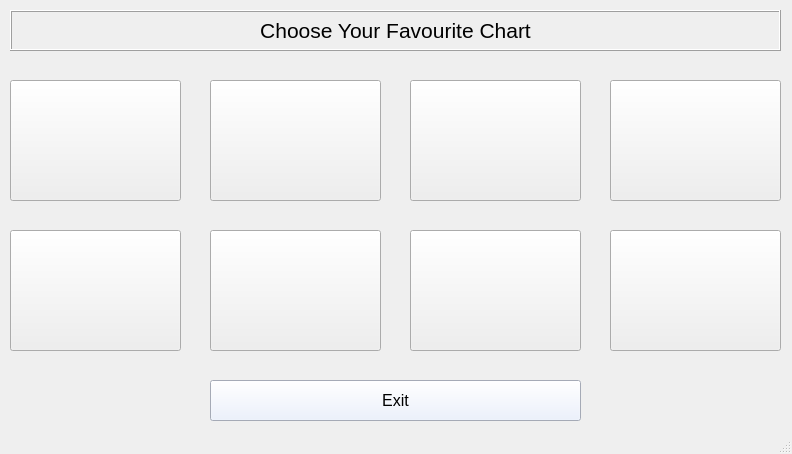
<?xml version="1.0" encoding="UTF-8"?>
<ui version="4.0">
 <class>First_page</class>
 <widget class="QMainWindow" name="First_page">
  <property name="geometry">
   <rect>
    <x>0</x>
    <y>0</y>
    <width>792</width>
    <height>454</height>
   </rect>
  </property>
  <property name="font">
   <font>
    <pointsize>10</pointsize>
   </font>
  </property>
  <property name="windowTitle">
   <string>MainWindow</string>
  </property>
  <widget class="QWidget" name="centralwidget">
   <widget class="QLabel" name="welcome_label">
    <property name="geometry">
     <rect>
      <x>10</x>
      <y>10</y>
      <width>771</width>
      <height>41</height>
     </rect>
    </property>
    <property name="font">
     <font>
      <pointsize>16</pointsize>
     </font>
    </property>
    <property name="frameShape">
     <enum>QFrame::Box</enum>
    </property>
    <property name="frameShadow">
     <enum>QFrame::Raised</enum>
    </property>
    <property name="text">
     <string>Choose Your Favourite Chart</string>
    </property>
    <property name="alignment">
     <set>Qt::AlignCenter</set>
    </property>
   </widget>
   <widget class="QPushButton" name="line_button">
    <property name="geometry">
     <rect>
      <x>10</x>
      <y>80</y>
      <width>171</width>
      <height>121</height>
     </rect>
    </property>
    <property name="text">
     <string/>
    </property>
    <property name="icon">
     <iconset>
      <normaloff>line_1.jpg</normaloff>line_1.jpg</iconset>
    </property>
    <property name="iconSize">
     <size>
      <width>150</width>
      <height>150</height>
     </size>
    </property>
   </widget>
   <widget class="QPushButton" name="exit_button">
    <property name="geometry">
     <rect>
      <x>210</x>
      <y>380</y>
      <width>371</width>
      <height>41</height>
     </rect>
    </property>
    <property name="font">
     <font>
      <pointsize>12</pointsize>
     </font>
    </property>
    <property name="styleSheet">
     <string notr="true">background-color: rgb(231, 238, 255);</string>
    </property>
    <property name="text">
     <string>Exit</string>
    </property>
   </widget>
   <widget class="QPushButton" name="subplot_button">
    <property name="geometry">
     <rect>
      <x>210</x>
      <y>80</y>
      <width>171</width>
      <height>121</height>
     </rect>
    </property>
    <property name="text">
     <string/>
    </property>
    <property name="icon">
     <iconset>
      <normaloff>subplot.jpg</normaloff>subplot.jpg</iconset>
    </property>
    <property name="iconSize">
     <size>
      <width>150</width>
      <height>150</height>
     </size>
    </property>
   </widget>
   <widget class="QPushButton" name="bar_button">
    <property name="geometry">
     <rect>
      <x>610</x>
      <y>80</y>
      <width>171</width>
      <height>121</height>
     </rect>
    </property>
    <property name="text">
     <string/>
    </property>
    <property name="icon">
     <iconset>
      <normaloff>bar_1.jpg</normaloff>bar_1.jpg</iconset>
    </property>
    <property name="iconSize">
     <size>
      <width>150</width>
      <height>150</height>
     </size>
    </property>
   </widget>
   <widget class="QPushButton" name="scatter_button">
    <property name="geometry">
     <rect>
      <x>610</x>
      <y>230</y>
      <width>171</width>
      <height>121</height>
     </rect>
    </property>
    <property name="text">
     <string/>
    </property>
    <property name="icon">
     <iconset>
      <normaloff>scatter_1.jpg</normaloff>scatter_1.jpg</iconset>
    </property>
    <property name="iconSize">
     <size>
      <width>145</width>
      <height>145</height>
     </size>
    </property>
   </widget>
   <widget class="QPushButton" name="hist_button">
    <property name="geometry">
     <rect>
      <x>410</x>
      <y>230</y>
      <width>171</width>
      <height>121</height>
     </rect>
    </property>
    <property name="text">
     <string/>
    </property>
    <property name="icon">
     <iconset>
      <normaloff>hist.jpg</normaloff>hist.jpg</iconset>
    </property>
    <property name="iconSize">
     <size>
      <width>160</width>
      <height>160</height>
     </size>
    </property>
   </widget>
   <widget class="QPushButton" name="barh_button">
    <property name="geometry">
     <rect>
      <x>410</x>
      <y>80</y>
      <width>171</width>
      <height>121</height>
     </rect>
    </property>
    <property name="text">
     <string/>
    </property>
    <property name="icon">
     <iconset>
      <normaloff>barh.jpg</normaloff>barh.jpg</iconset>
    </property>
    <property name="iconSize">
     <size>
      <width>150</width>
      <height>150</height>
     </size>
    </property>
   </widget>
   <widget class="QPushButton" name="pie_button">
    <property name="geometry">
     <rect>
      <x>210</x>
      <y>230</y>
      <width>171</width>
      <height>121</height>
     </rect>
    </property>
    <property name="text">
     <string/>
    </property>
    <property name="icon">
     <iconset>
      <normaloff>pie.jpg</normaloff>pie.jpg</iconset>
    </property>
    <property name="iconSize">
     <size>
      <width>160</width>
      <height>160</height>
     </size>
    </property>
   </widget>
   <widget class="QPushButton" name="area_button">
    <property name="geometry">
     <rect>
      <x>10</x>
      <y>230</y>
      <width>171</width>
      <height>121</height>
     </rect>
    </property>
    <property name="text">
     <string/>
    </property>
    <property name="icon">
     <iconset>
      <normaloff>area.jpg</normaloff>area.jpg</iconset>
    </property>
    <property name="iconSize">
     <size>
      <width>160</width>
      <height>160</height>
     </size>
    </property>
   </widget>
  </widget>
  <widget class="QStatusBar" name="statusbar"/>
 </widget>
 <resources/>
 <connections/>
</ui>
